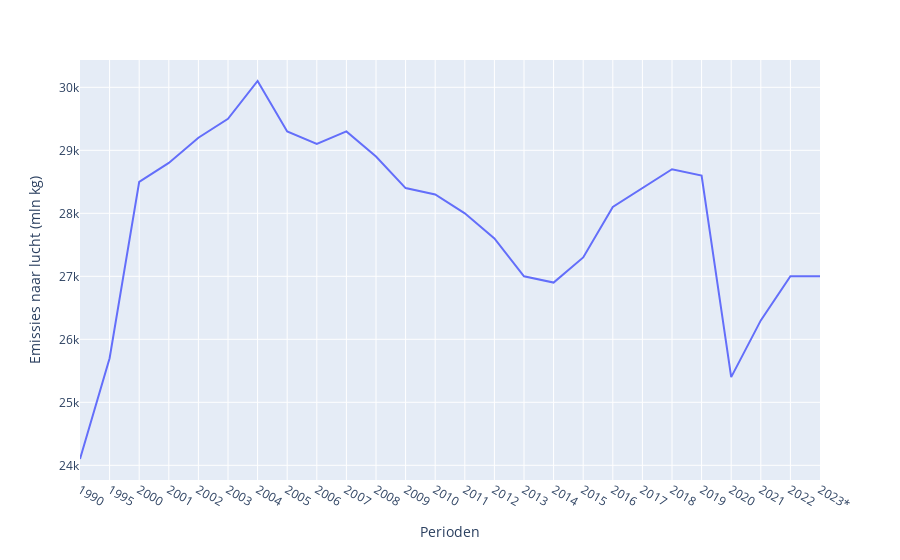

Notebook code cell kept with this figure:
### Code cell
df_eaq_line = df_eaq[(df_eaq['Emissies naar lucht'] == "Kooldioxide (CO2)")&(df_eaq['Emissiebronnen'] == 'Wegverkeer; totaal')]

px.line(df_eaq_line,
        y="Emissies naar lucht (mln kg)",
        x="Perioden",
        line_group= "Emissiebronnen")

### Figure 1 — Plotly figure (JSON) as saved in the notebook; plotly's stock layout.template omitted (floating-point values rounded to 4 significant figures)
{"data": [{"hovertemplate": "Emissiebronnen=Wegverkeer; totaal<br>Perioden=%{x}<br>Emissies naar lucht (mln kg)=%{y}<extra></extra>", "legendgroup": "", "line": {"color": "#636efa", "dash": "solid"}, "marker": {"symbol": "circle"}, "mode": "lines", "name": "", "orientation": "v", "showlegend": false, "type": "scatter", "x": ["1990", "1995", "2000", "2001", "2002", "2003", "2004", "2005", "2006", "2007", "2008", "2009", "2010", "2011", "2012", "2013", "2014", "2015", "2016", "2017", "2018", "2019", "2020", "2021", "2022", "2023*"], "xaxis": "x", "y": [24100, 25700, 28500, 28800, 29200, 29500, 30100, 29300, 29100, 29300, 28900, 28400, 28300, 28000, 27600, 27000, 26900, 27300, 28100, 28400, 28700, 28600, 25400, 26300, 27000, 27000], "yaxis": "y"}], "layout": {"legend": {"tracegroupgap": 0}, "margin": {"t": 60}, "xaxis": {"anchor": "y", "domain": [0, 1], "title": {"text": "Perioden"}}, "yaxis": {"anchor": "x", "domain": [0, 1], "title": {"text": "Emissies naar lucht (mln kg)"}}}}
